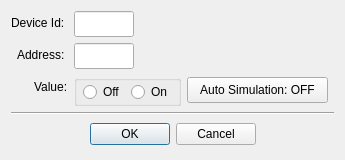
<?xml version="1.0" encoding="UTF-8"?>
<ui version="4.0">
 <class>DialogWriteStatusRegister</class>
 <widget class="QDialog" name="DialogWriteStatusRegister">
  <property name="geometry">
   <rect>
    <x>0</x>
    <y>0</y>
    <width>345</width>
    <height>160</height>
   </rect>
  </property>
  <property name="windowTitle">
   <string>05: Write Single Coil</string>
  </property>
  <layout class="QFormLayout" name="formLayout">
   <property name="labelAlignment">
    <set>Qt::AlignmentFlag::AlignRight|Qt::AlignmentFlag::AlignTrailing|Qt::AlignmentFlag::AlignVCenter</set>
   </property>
   <item row="0" column="0">
    <widget class="QLabel" name="labelNode">
     <property name="text">
      <string>Device Id: </string>
     </property>
    </widget>
   </item>
   <item row="0" column="1">
    <widget class="NumericLineEdit" name="lineEditNode">
     <property name="sizePolicy">
      <sizepolicy hsizetype="Fixed" vsizetype="Fixed">
       <horstretch>0</horstretch>
       <verstretch>0</verstretch>
      </sizepolicy>
     </property>
     <property name="minimumSize">
      <size>
       <width>0</width>
       <height>26</height>
      </size>
     </property>
     <property name="maximumSize">
      <size>
       <width>60</width>
       <height>16777215</height>
      </size>
     </property>
    </widget>
   </item>
   <item row="1" column="0">
    <widget class="QLabel" name="labelAddress">
     <property name="text">
      <string>Address: </string>
     </property>
    </widget>
   </item>
   <item row="1" column="1">
    <widget class="NumericLineEdit" name="lineEditAddress">
     <property name="sizePolicy">
      <sizepolicy hsizetype="Fixed" vsizetype="Fixed">
       <horstretch>0</horstretch>
       <verstretch>0</verstretch>
      </sizepolicy>
     </property>
     <property name="minimumSize">
      <size>
       <width>0</width>
       <height>26</height>
      </size>
     </property>
     <property name="maximumSize">
      <size>
       <width>60</width>
       <height>16777215</height>
      </size>
     </property>
     <property name="text">
      <string/>
     </property>
    </widget>
   </item>
   <item row="2" column="0">
    <widget class="QLabel" name="label">
     <property name="text">
      <string>Value:</string>
     </property>
    </widget>
   </item>
   <item row="2" column="1">
    <layout class="QHBoxLayout" name="horizontalLayout">
     <item>
      <widget class="QGroupBox" name="groupBox">
       <layout class="QHBoxLayout" name="horizontalLayout_2">
        <property name="leftMargin">
         <number>6</number>
        </property>
        <property name="topMargin">
         <number>0</number>
        </property>
        <property name="rightMargin">
         <number>6</number>
        </property>
        <property name="bottomMargin">
         <number>0</number>
        </property>
        <item>
         <widget class="QRadioButton" name="radioButtonOff">
          <property name="text">
           <string>Off</string>
          </property>
         </widget>
        </item>
        <item>
         <widget class="QRadioButton" name="radioButtonOn">
          <property name="text">
           <string>On</string>
          </property>
         </widget>
        </item>
       </layout>
      </widget>
     </item>
     <item>
      <widget class="QPushButton" name="pushButtonSimulation">
       <property name="minimumSize">
        <size>
         <width>0</width>
         <height>26</height>
        </size>
       </property>
       <property name="styleSheet">
        <string notr="true">padding: 4px 12px;</string>
       </property>
       <property name="text">
        <string>Auto Simulation: OFF</string>
       </property>
      </widget>
     </item>
     <item>
      <spacer name="horizontalSpacer">
       <property name="orientation">
        <enum>Qt::Orientation::Horizontal</enum>
       </property>
       <property name="sizeHint" stdset="0">
        <size>
         <width>40</width>
         <height>20</height>
        </size>
       </property>
      </spacer>
     </item>
    </layout>
   </item>
   <item row="3" column="0" colspan="2">
    <widget class="Line" name="line">
     <property name="orientation">
      <enum>Qt::Orientation::Horizontal</enum>
     </property>
    </widget>
   </item>
   <item row="4" column="0" colspan="2">
    <widget class="QDialogButtonBox" name="buttonBox">
     <property name="minimumSize">
      <size>
       <width>0</width>
       <height>26</height>
      </size>
     </property>
     <property name="standardButtons">
      <set>QDialogButtonBox::StandardButton::Cancel|QDialogButtonBox::StandardButton::Ok</set>
     </property>
     <property name="centerButtons">
      <bool>true</bool>
     </property>
    </widget>
   </item>
  </layout>
 </widget>
 <customwidgets>
  <customwidget>
   <class>NumericLineEdit</class>
   <extends>QLineEdit</extends>
   <header>numericlineedit.h</header>
  </customwidget>
 </customwidgets>
 <resources/>
 <connections>
  <connection>
   <sender>buttonBox</sender>
   <signal>accepted()</signal>
   <receiver>DialogWriteStatusRegister</receiver>
   <slot>accept()</slot>
   <hints>
    <hint type="sourcelabel">
     <x>248</x>
     <y>254</y>
    </hint>
    <hint type="destinationlabel">
     <x>157</x>
     <y>274</y>
    </hint>
   </hints>
  </connection>
  <connection>
   <sender>buttonBox</sender>
   <signal>rejected()</signal>
   <receiver>DialogWriteStatusRegister</receiver>
   <slot>reject()</slot>
   <hints>
    <hint type="sourcelabel">
     <x>316</x>
     <y>260</y>
    </hint>
    <hint type="destinationlabel">
     <x>286</x>
     <y>274</y>
    </hint>
   </hints>
  </connection>
 </connections>
</ui>
